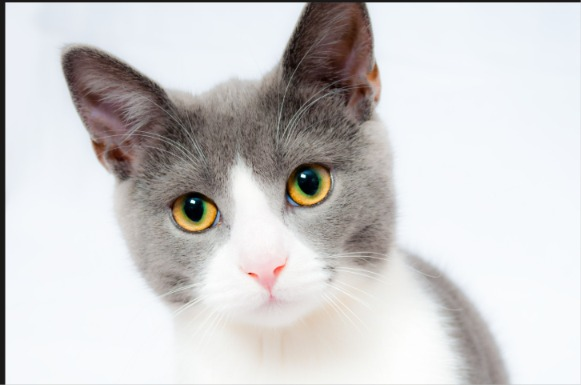
#> input picture dataset/cats/cat1.jpeg, 581 x 385 px; its folder holds 3 pictures in this run
$ python catDogClassifier.py
#> lines starting #> are read from the running program, lines starting #| are printed output that depends on the picture
import os
import cv2
import numpy as np

from sklearn.model_selection import train_test_split
from sklearn.linear_model import LogisticRegression
from sklearn.metrics import accuracy_score

# -----------------------------
# Step 1: Load Dataset
# -----------------------------

data = []
labels = []

categories = ["cats", "dogs"]

for category in categories:

    folder = os.path.join("dataset", category)

    # Check if folder exists
    if not os.path.exists(folder):
        print(f"Error: Folder '{folder}' not found.")
        continue

    label = categories.index(category)

    for image_name in os.listdir(folder):

        image_path = os.path.join(folder, image_name)

        image = cv2.imread(image_path)
#> image is the input picture: shape (385, 581, 3); mean B, G, R 205.3, 205.2, 206.8

        # Skip invalid files
        if image is None:
            continue

        # Resize image
        image = cv2.resize(image, (64, 64))
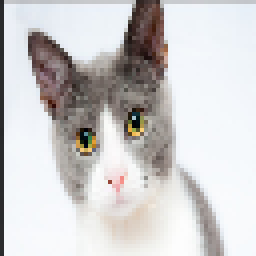
#> image: shape (64, 64, 3) (shown 4 times larger); mean B, G, R 204.7, 204.5, 206.1

        # Flatten image into a 1D vector
        image = image.flatten()
#> image = 12288 values, max 254 at index 8137, min 0 at index 5672, mean 205.1

        data.append(image)
        labels.append(label)
#> pass 2 of the loop `for category in categories:`:
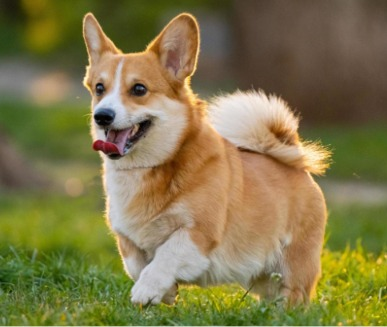
#> input picture dataset/dogs/dog1.jpeg, 387 x 327 px
#> image is the input picture: shape (327, 387, 3); mean B, G, R 73.4, 119.6, 129.4
#> `image = cv2.resize(image, (64, 64))`:
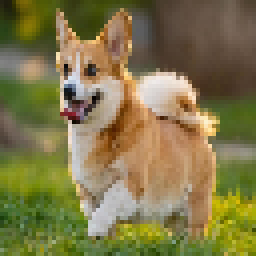
#> image: shape (64, 64, 3) (shown 4 times larger); mean B, G, R 72.8, 119.2, 129
#> `image = image.flatten()`: image = 12288 values, max 255 at index 3551, min 0 at index 6225, mean 107

data = np.array(data)
labels = np.array(labels)

print("Total Images :", len(data))

# Stop if dataset is empty
if len(data) == 0:
    print("No images found in dataset.")
    exit()

# -----------------------------
# Step 2: Split Dataset
# -----------------------------

X_train, X_test, y_train, y_test = train_test_split(
    data,
    labels,
    test_size=0.2,
    random_state=42
)

print("Training Images :", len(X_train))
print("Testing Images :", len(X_test))

# -----------------------------
# Step 3: Train Model
# -----------------------------

model = LogisticRegression(
    max_iter=5000,
    solver="lbfgs"
)

model.fit(X_train, y_train)

print("\nModel Training Complete!")

# -----------------------------
# Step 4: Test Accuracy
# -----------------------------

predictions = model.predict(X_test)

accuracy = accuracy_score(y_test, predictions)

print(f"\nAccuracy : {accuracy * 100:.2f}%")

# -----------------------------
# Step 5: Predict Images from test-imgs Folder
# -----------------------------

test_folder = "test-imgs"

if not os.path.exists(test_folder):
    print(f"\nError: '{test_folder}' folder not found.")
    exit()
#> (the program exits here)
